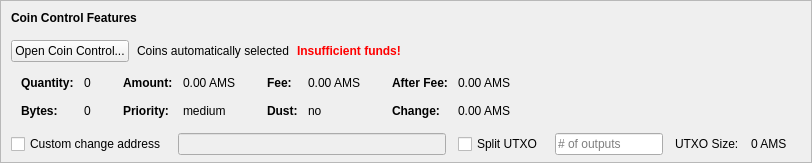
    <widget class="QFrame" name="frameCoinControl">
     <property name="sizePolicy">
      <sizepolicy hsizetype="Expanding" vsizetype="Expanding">
       <horstretch>0</horstretch>
       <verstretch>0</verstretch>
      </sizepolicy>
     </property>
     <property name="maximumSize">
      <size>
       <width>16777215</width>
       <height>16777215</height>
      </size>
     </property>
     <property name="frameShape">
      <enum>QFrame::StyledPanel</enum>
     </property>
     <property name="frameShadow">
      <enum>QFrame::Sunken</enum>
     </property>
     <layout class="QVBoxLayout" name="verticalLayoutCoinControl2">
      <property name="spacing">
       <number>0</number>
      </property>
      <property name="leftMargin">
       <number>0</number>
      </property>
      <property name="topMargin">
       <number>0</number>
      </property>
      <property name="rightMargin">
       <number>0</number>
      </property>
      <property name="bottomMargin">
       <number>6</number>
      </property>
      <item>
       <layout class="QVBoxLayout" name="verticalLayoutCoinControl" stretch="0,0,0,0,1">
        <property name="spacing">
         <number>0</number>
        </property>
        <property name="leftMargin">
         <number>10</number>
        </property>
        <property name="topMargin">
         <number>10</number>
        </property>
        <item>
         <layout class="QHBoxLayout" name="horizontalLayoutCoinControl1">
          <property name="bottomMargin">
           <number>15</number>
          </property>
          <item>
           <widget class="QLabel" name="labelCoinControlFeatures">
            <property name="sizePolicy">
             <sizepolicy hsizetype="Preferred" vsizetype="Maximum">
              <horstretch>0</horstretch>
              <verstretch>0</verstretch>
             </sizepolicy>
            </property>
            <property name="font">
             <font>
              <weight>75</weight>
              <bold>true</bold>
             </font>
            </property>
            <property name="styleSheet">
             <string notr="true">font-weight:bold;</string>
            </property>
            <property name="text">
             <string>Coin Control Features</string>
            </property>
           </widget>
          </item>
         </layout>
        </item>
        <item>
         <layout class="QHBoxLayout" name="horizontalLayoutCoinControl2" stretch="0,0,0,0">
          <property name="spacing">
           <number>8</number>
          </property>
          <property name="bottomMargin">
           <number>10</number>
          </property>
          <item>
           <widget class="QPushButton" name="pushButtonCoinControl">
            <property name="styleSheet">
             <string notr="true"/>
            </property>
            <property name="text">
             <string>Open Coin Control...</string>
            </property>
            <property name="autoDefault">
             <bool>false</bool>
            </property>
           </widget>
          </item>
          <item>
           <widget class="QLabel" name="labelCoinControlAutomaticallySelected">
            <property name="text">
             <string>Coins automatically selected</string>
            </property>
            <property name="margin">
             <number>5</number>
            </property>
           </widget>
          </item>
          <item>
           <widget class="QLabel" name="labelCoinControlInsuffFunds">
            <property name="font">
             <font>
              <weight>75</weight>
              <bold>true</bold>
             </font>
            </property>
            <property name="styleSheet">
             <string notr="true">color:red;font-weight:bold;</string>
            </property>
            <property name="text">
             <string>Insufficient funds!</string>
            </property>
            <property name="margin">
             <number>5</number>
            </property>
           </widget>
          </item>
          <item>
           <spacer name="horizontalSpacerCoinControl">
            <property name="orientation">
             <enum>Qt::Horizontal</enum>
            </property>
            <property name="sizeHint" stdset="0">
             <size>
              <width>40</width>
              <height>1</height>
             </size>
            </property>
           </spacer>
          </item>
         </layout>
        </item>
        <item>
         <widget class="QWidget" name="widgetCoinControl" native="true">
          <property name="sizePolicy">
           <sizepolicy hsizetype="Preferred" vsizetype="Preferred">
            <horstretch>0</horstretch>
            <verstretch>0</verstretch>
           </sizepolicy>
          </property>
          <property name="minimumSize">
           <size>
            <width>0</width>
            <height>0</height>
           </size>
          </property>
          <property name="styleSheet">
           <string notr="true"/>
          </property>
          <layout class="QHBoxLayout" name="horizontalLayoutCoinControl5">
           <property name="leftMargin">
            <number>0</number>
           </property>
           <property name="topMargin">
            <number>0</number>
           </property>
           <property name="rightMargin">
            <number>0</number>
           </property>
           <property name="bottomMargin">
            <number>0</number>
           </property>
           <item>
            <layout class="QHBoxLayout" name="horizontalLayoutCoinControl3" stretch="0,0,0,1">
             <property name="spacing">
              <number>20</number>
             </property>
             <property name="topMargin">
              <number>0</number>
             </property>
             <property name="bottomMargin">
              <number>10</number>
             </property>
             <item>
              <layout class="QFormLayout" name="formLayoutCoinControl1">
               <property name="horizontalSpacing">
                <number>10</number>
               </property>
               <property name="verticalSpacing">
                <number>14</number>
               </property>
               <property name="leftMargin">
                <number>10</number>
               </property>
               <property name="topMargin">
                <number>4</number>
               </property>
               <property name="rightMargin">
                <number>6</number>
               </property>
               <item row="0" column="0">
                <widget class="QLabel" name="labelCoinControlQuantityText">
                 <property name="font">
                  <font>
                   <weight>75</weight>
                   <bold>true</bold>
                  </font>
                 </property>
                 <property name="text">
                  <string>Quantity:</string>
                 </property>
                 <property name="margin">
                  <number>0</number>
                 </property>
                </widget>
               </item>
               <item row="0" column="1">
                <widget class="QLabel" name="labelCoinControlQuantity">
                 <property name="cursor">
                  <cursorShape>IBeamCursor</cursorShape>
                 </property>
                 <property name="contextMenuPolicy">
                  <enum>Qt::ActionsContextMenu</enum>
                 </property>
                 <property name="text">
                  <string notr="true">0</string>
                 </property>
                 <property name="margin">
                  <number>0</number>
                 </property>
                 <property name="textInteractionFlags">
                  <set>Qt::LinksAccessibleByMouse|Qt::TextSelectableByKeyboard|Qt::TextSelectableByMouse</set>
                 </property>
                </widget>
               </item>
               <item row="1" column="0">
                <widget class="QLabel" name="labelCoinControlBytesText">
                 <property name="font">
                  <font>
                   <weight>75</weight>
                   <bold>true</bold>
                  </font>
                 </property>
                 <property name="text">
                  <string>Bytes:</string>
                 </property>
                </widget>
               </item>
               <item row="1" column="1">
                <widget class="QLabel" name="labelCoinControlBytes">
                 <property name="cursor">
                  <cursorShape>IBeamCursor</cursorShape>
                 </property>
                 <property name="contextMenuPolicy">
                  <enum>Qt::ActionsContextMenu</enum>
                 </property>
                 <property name="text">
                  <string notr="true">0</string>
                 </property>
                 <property name="textInteractionFlags">
                  <set>Qt::LinksAccessibleByMouse|Qt::TextSelectableByKeyboard|Qt::TextSelectableByMouse</set>
                 </property>
                </widget>
               </item>
              </layout>
             </item>
             <item>
              <layout class="QFormLayout" name="formLayoutCoinControl2">
               <property name="horizontalSpacing">
                <number>10</number>
               </property>
               <property name="verticalSpacing">
                <number>14</number>
               </property>
               <property name="leftMargin">
                <number>6</number>
               </property>
               <property name="topMargin">
                <number>4</number>
               </property>
               <property name="rightMargin">
                <number>6</number>
               </property>
               <item row="0" column="0">
                <widget class="QLabel" name="labelCoinControlAmountText">
                 <property name="font">
                  <font>
                   <weight>75</weight>
                   <bold>true</bold>
                  </font>
                 </property>
                 <property name="text">
                  <string>Amount:</string>
                 </property>
                 <property name="margin">
                  <number>0</number>
                 </property>
                </widget>
               </item>
               <item row="0" column="1">
                <widget class="QLabel" name="labelCoinControlAmount">
                 <property name="cursor">
                  <cursorShape>IBeamCursor</cursorShape>
                 </property>
                 <property name="contextMenuPolicy">
                  <enum>Qt::ActionsContextMenu</enum>
                 </property>
                 <property name="text">
                  <string notr="true">0.00 AMS</string>
                 </property>
                 <property name="textInteractionFlags">
                  <set>Qt::LinksAccessibleByMouse|Qt::TextSelectableByKeyboard|Qt::TextSelectableByMouse</set>
                 </property>
                </widget>
               </item>
               <item row="1" column="0">
                <widget class="QLabel" name="labelCoinControlPriorityText">
                 <property name="font">
                  <font>
                   <weight>75</weight>
                   <bold>true</bold>
                  </font>
                 </property>
                 <property name="text">
                  <string>Priority:</string>
                 </property>
                </widget>
               </item>
               <item row="1" column="1">
                <widget class="QLabel" name="labelCoinControlPriority">
                 <property name="cursor">
                  <cursorShape>IBeamCursor</cursorShape>
                 </property>
                 <property name="contextMenuPolicy">
                  <enum>Qt::ActionsContextMenu</enum>
                 </property>
                 <property name="text">
                  <string>medium</string>
                 </property>
                 <property name="textInteractionFlags">
                  <set>Qt::LinksAccessibleByMouse|Qt::TextSelectableByKeyboard|Qt::TextSelectableByMouse</set>
                 </property>
                </widget>
               </item>
              </layout>
             </item>
             <item>
              <layout class="QFormLayout" name="formLayoutCoinControl3">
               <property name="horizontalSpacing">
                <number>10</number>
               </property>
               <property name="verticalSpacing">
                <number>14</number>
               </property>
               <property name="leftMargin">
                <number>6</number>
               </property>
               <property name="topMargin">
                <number>4</number>
               </property>
               <property name="rightMargin">
                <number>6</number>
               </property>
               <item row="0" column="0">
                <widget class="QLabel" name="labelCoinControlFeeText">
                 <property name="font">
                  <font>
                   <weight>75</weight>
                   <bold>true</bold>
                  </font>
                 </property>
                 <property name="text">
                  <string>Fee:</string>
                 </property>
                 <property name="margin">
                  <number>0</number>
                 </property>
                </widget>
               </item>
               <item row="0" column="1">
                <widget class="QLabel" name="labelCoinControlFee">
                 <property name="cursor">
                  <cursorShape>IBeamCursor</cursorShape>
                 </property>
                 <property name="contextMenuPolicy">
                  <enum>Qt::ActionsContextMenu</enum>
                 </property>
                 <property name="text">
                  <string notr="true">0.00 AMS</string>
                 </property>
                 <property name="textInteractionFlags">
                  <set>Qt::LinksAccessibleByMouse|Qt::TextSelectableByKeyboard|Qt::TextSelectableByMouse</set>
                 </property>
                </widget>
               </item>
               <item row="1" column="0">
                <widget class="QLabel" name="labelCoinControlLowOutputText">
                 <property name="font">
                  <font>
                   <weight>75</weight>
                   <bold>true</bold>
                  </font>
                 </property>
                 <property name="text">
                  <string>Dust:</string>
                 </property>
                </widget>
               </item>
               <item row="1" column="1">
                <widget class="QLabel" name="labelCoinControlLowOutput">
                 <property name="cursor">
                  <cursorShape>IBeamCursor</cursorShape>
                 </property>
                 <property name="contextMenuPolicy">
                  <enum>Qt::ActionsContextMenu</enum>
                 </property>
                 <property name="text">
                  <string>no</string>
                 </property>
                 <property name="textInteractionFlags">
                  <set>Qt::LinksAccessibleByMouse|Qt::TextSelectableByKeyboard|Qt::TextSelectableByMouse</set>
                 </property>
                </widget>
               </item>
              </layout>
             </item>
             <item>
              <layout class="QFormLayout" name="formLayoutCoinControl4">
               <property name="horizontalSpacing">
                <number>10</number>
               </property>
               <property name="verticalSpacing">
                <number>14</number>
               </property>
               <property name="leftMargin">
                <number>6</number>
               </property>
               <property name="topMargin">
                <number>4</number>
               </property>
               <property name="rightMargin">
                <number>6</number>
               </property>
               <item row="0" column="0">
                <widget class="QLabel" name="labelCoinControlAfterFeeText">
                 <property name="font">
                  <font>
                   <weight>75</weight>
                   <bold>true</bold>
                  </font>
                 </property>
                 <property name="text">
                  <string>After Fee:</string>
                 </property>
                 <property name="margin">
                  <number>0</number>
                 </property>
                </widget>
               </item>
               <item row="0" column="1">
                <widget class="QLabel" name="labelCoinControlAfterFee">
                 <property name="cursor">
                  <cursorShape>IBeamCursor</cursorShape>
                 </property>
                 <property name="contextMenuPolicy">
                  <enum>Qt::ActionsContextMenu</enum>
                 </property>
                 <property name="text">
                  <string notr="true">0.00 AMS</string>
                 </property>
                 <property name="textInteractionFlags">
                  <set>Qt::LinksAccessibleByMouse|Qt::TextSelectableByKeyboard|Qt::TextSelectableByMouse</set>
                 </property>
                </widget>
               </item>
               <item row="1" column="0">
                <widget class="QLabel" name="labelCoinControlChangeText">
                 <property name="font">
                  <font>
                   <weight>75</weight>
                   <bold>true</bold>
                  </font>
                 </property>
                 <property name="text">
                  <string>Change:</string>
                 </property>
                </widget>
               </item>
               <item row="1" column="1">
                <widget class="QLabel" name="labelCoinControlChange">
                 <property name="cursor">
                  <cursorShape>IBeamCursor</cursorShape>
                 </property>
                 <property name="contextMenuPolicy">
                  <enum>Qt::ActionsContextMenu</enum>
                 </property>
                 <property name="text">
                  <string notr="true">0.00 AMS</string>
                 </property>
                 <property name="textInteractionFlags">
                  <set>Qt::LinksAccessibleByMouse|Qt::TextSelectableByKeyboard|Qt::TextSelectableByMouse</set>
                 </property>
                </widget>
               </item>
              </layout>
             </item>
            </layout>
           </item>
          </layout>
         </widget>
        </item>
        <item>
         <layout class="QHBoxLayout" name="horizontalLayoutCoinControl4" stretch="0,0,0,0,0,0,0">
          <property name="spacing">
           <number>12</number>
          </property>
          <property name="sizeConstraint">
           <enum>QLayout::SetDefaultConstraint</enum>
          </property>
          <property name="topMargin">
           <number>5</number>
          </property>
          <property name="rightMargin">
           <number>5</number>
          </property>
          <item>
           <widget class="QCheckBox" name="checkBoxCoinControlChange">
            <property name="toolTip">
             <string>If this is activated, but the change address is empty or invalid, change will be sent to a newly generated address.</string>
            </property>
            <property name="text">
             <string>Custom change address</string>
            </property>
           </widget>
          </item>
          <item>
           <widget class="QValidatedLineEdit" name="lineEditCoinControlChange">
            <property name="enabled">
             <bool>false</bool>
            </property>
            <property name="sizePolicy">
             <sizepolicy hsizetype="Expanding" vsizetype="Fixed">
              <horstretch>0</horstretch>
              <verstretch>0</verstretch>
             </sizepolicy>
            </property>
           </widget>
          </item>
          <item>
           <widget class="QCheckBox" name="splitBlockCheckBox">
            <property name="text">
             <string>Split UTXO</string>
            </property>
           </widget>
          </item>
          <item>
           <widget class="QLineEdit" name="splitBlockLineEdit">
            <property name="sizePolicy">
             <sizepolicy hsizetype="Fixed" vsizetype="Fixed">
              <horstretch>50</horstretch>
              <verstretch>0</verstretch>
             </sizepolicy>
            </property>
            <property name="placeholderText">
             <string># of outputs</string>
            </property>
           </widget>
          </item>
          <item>
           <widget class="QLabel" name="labelBlockSizeText">
            <property name="text">
             <string>UTXO Size:</string>
            </property>
           </widget>
          </item>
          <item>
           <widget class="QLabel" name="labelBlockSize">
            <property name="text">
             <string>0 AMS</string>
            </property>
           </widget>
          </item>
          <item>
           <widget class="QLabel" name="labelCoinControlChangeLabel">
            <property name="sizePolicy">
             <sizepolicy hsizetype="Preferred" vsizetype="Expanding">
              <horstretch>0</horstretch>
              <verstretch>0</verstretch>
             </sizepolicy>
            </property>
            <property name="minimumSize">
             <size>
              <width>0</width>
              <height>0</height>
             </size>
            </property>
            <property name="text">
             <string/>
            </property>
            <property name="margin">
             <number>3</number>
            </property>
           </widget>
          </item>
         </layout>
        </item>
        <item>
         <spacer name="verticalSpacerCoinControl">
          <property name="orientation">
           <enum>Qt::Vertical</enum>
          </property>
          <property name="sizeHint" stdset="0">
           <size>
            <width>800</width>
            <height>1</height>
           </size>
          </property>
         </spacer>
        </item>
       </layout>
      </item>
     </layout>
    </widget>
